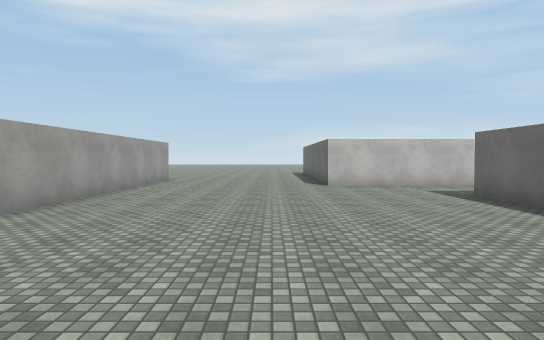
[1] (above)

23 first-person views from a walk through a 3-D level made in the Unity game engine. The camera is 1.5 m above the floor, tilts 2° down and sees 75° across. The floor is counted in squares, 2 m on a side. Each view is taken from the middle of a square. On the plan, view 1 faces up. The plan holds only what a view shows up to about 11 squares ahead; the rest is blank. The place goes on beyond the plan. The player is left out. Surface patterns are stand-ins for the level's own textures.

[2]
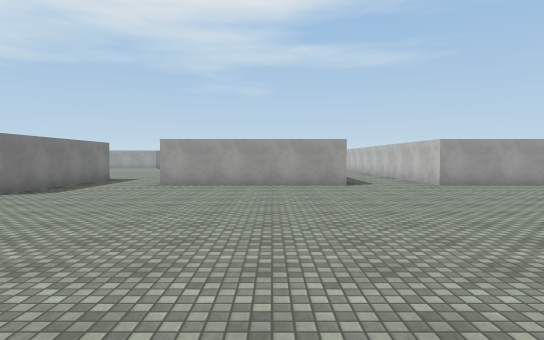

[3]
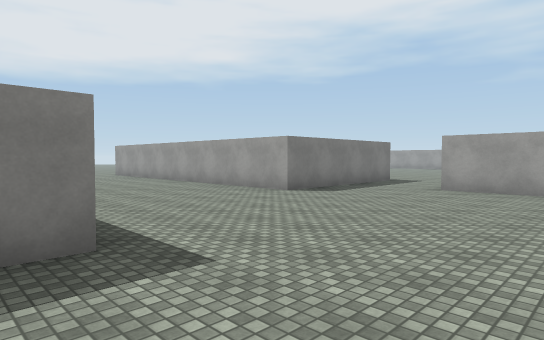

[4]
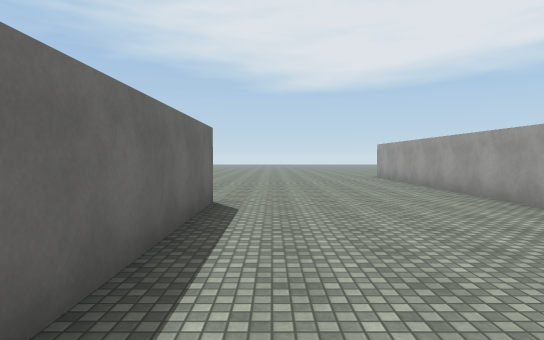

[5]
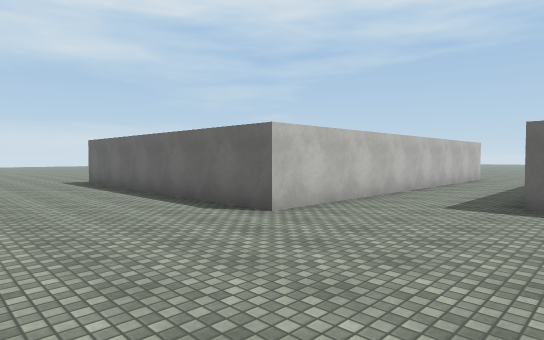

[6]
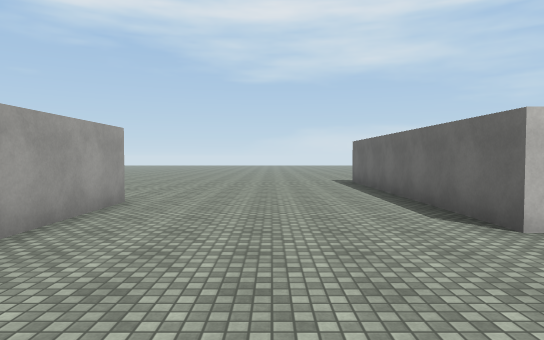

[7]
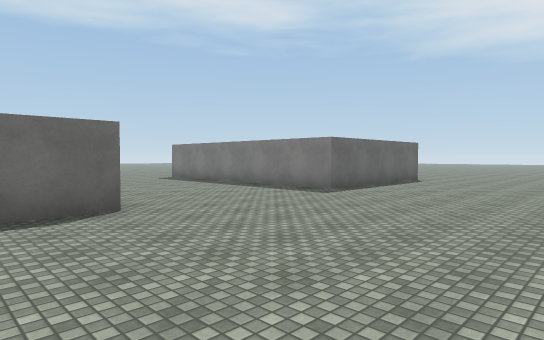

[8]
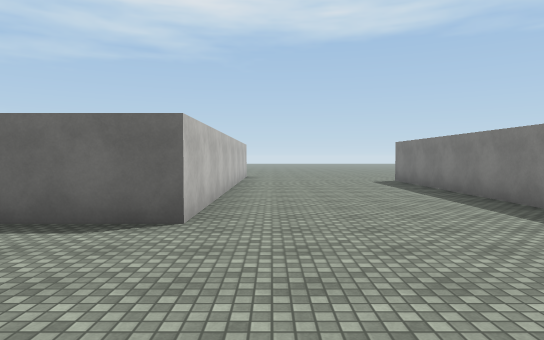

[9]
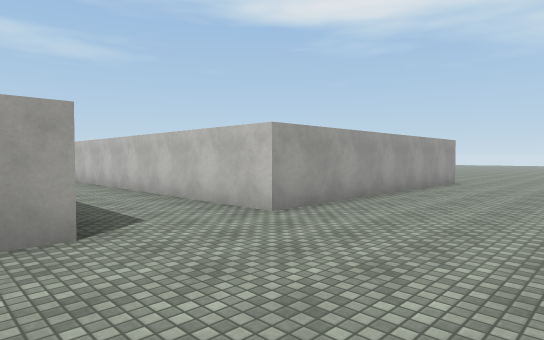

[10]
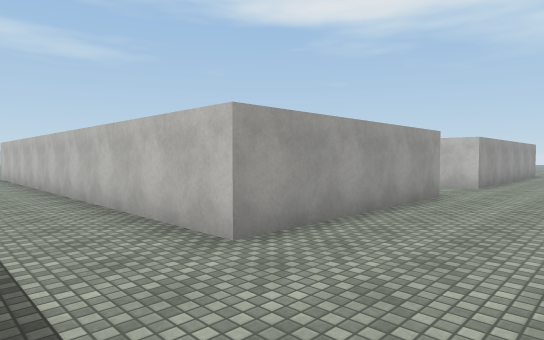

[11]
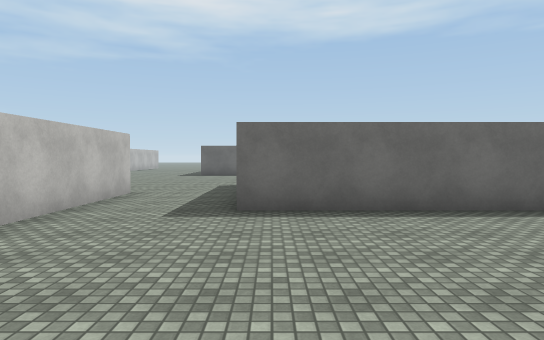

[12]
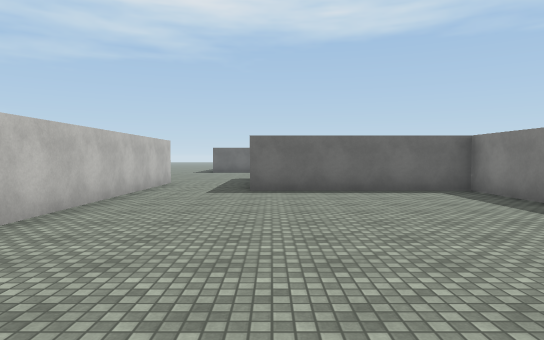

[13]
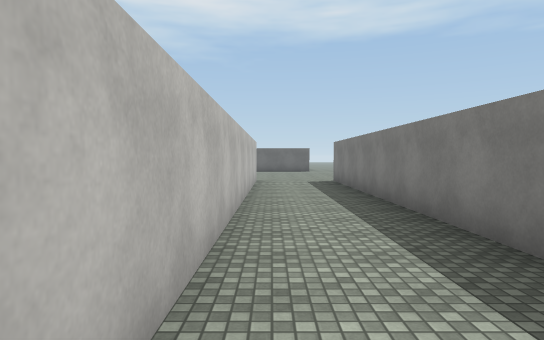

[14]
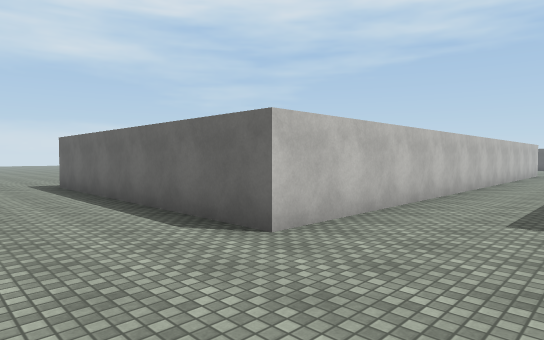

[15]
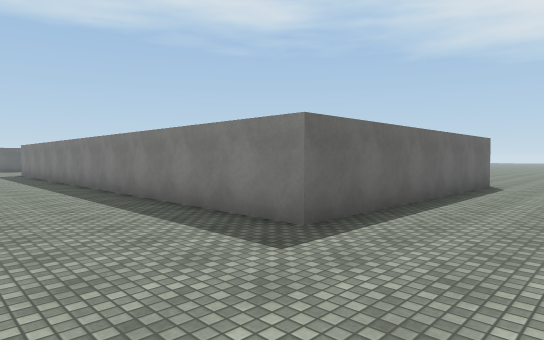

[16]
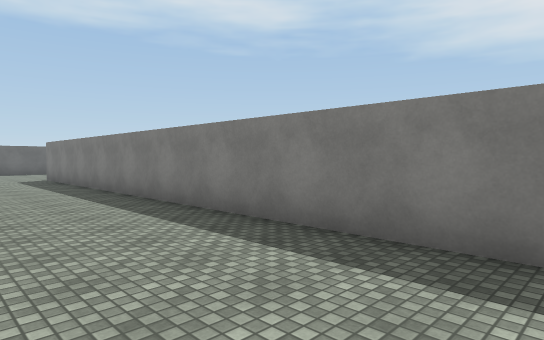

[17]
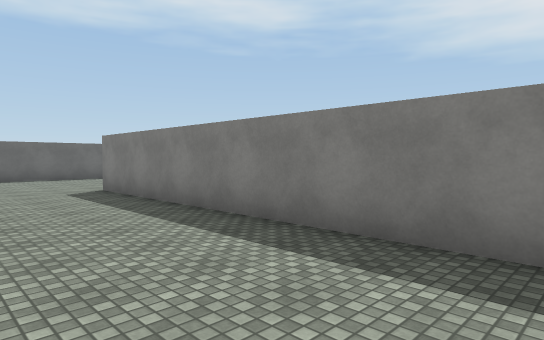

[18]
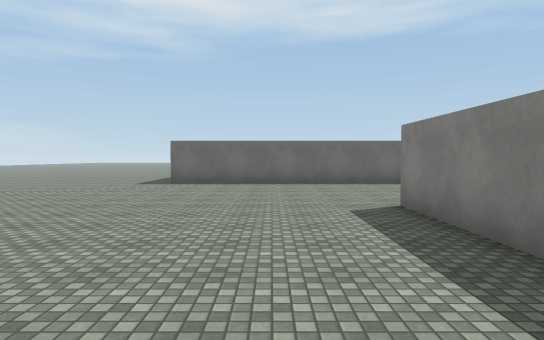

[19]
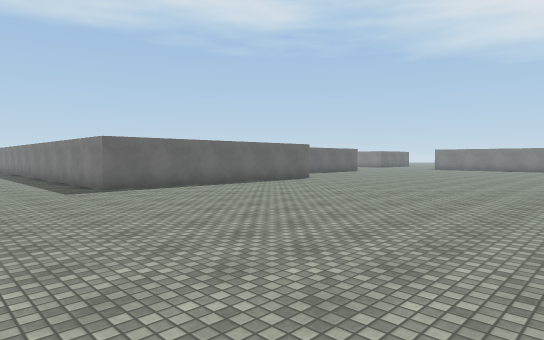

[20]
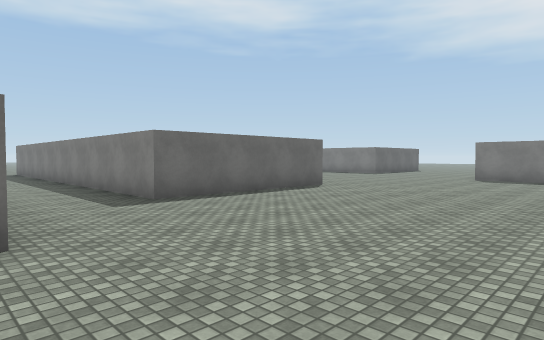

[21]
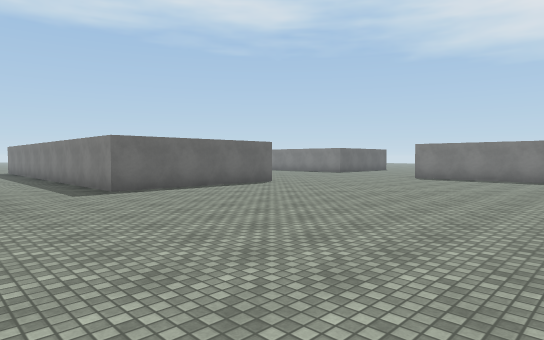

[22]
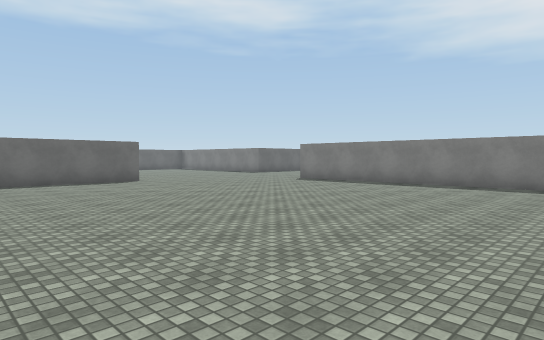

[23]
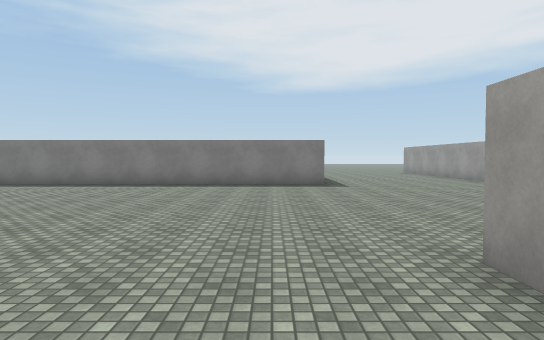

### Floor plan
Points are (right, up) in squares from view 1. A wall is a line through its corners. A room is listed if a view was taken in it or the views show most of it. See-through windows are left out.
Room 1 (views 1, 2, 3, 4, 5, 6, 7, 8, 9, 10)
walls: (-3.5, 2.1) (-3.5, -3); (7.5, 2) (4, 2) (4, 7); (-3.4, -5.5) (-1, -5.5) (-1, -10.5); (7.5, 9.5) (1.5, 9.5) (1.5, 15.5); (4, -8) (4, -3) (7.5, -3); (-3.5, 12) (-3.5, 4.5)
ways out: opening at (-4, -4.5) to room 2; opening at (-4, 3.5) to room 2; opening at (-3.3, 14) to room 2
Room 2 (views 11, 12, 13, 14, 15, 16, 17, 18, 19, 20, 21, 22, 23)
walls: (-16, -3) (-16, 2) (-4, 2); (-28.5, 0.1) (-28.5, -0.5); (-28.5, -8) (-19.2, -8); (-5.1, -5.5) (-3.4, -5.5); (-3.5, 4.5) (-18.5, 4.5) (-18.5, 12) (-3.5, 12); (-3.5, -3) (-14.6, -3); (-6, -10.5) (-6, -5.5)
ways out: opening at (-4, -4.5) to room 1; opening at (-4, 3.5) to room 1; opening at (-3.3, 14) to room 1

Positions as (right, up) in squares from view 1, and headings:
1: (0, 0), facing up
2: (6, 0), facing left
3: (5, 0), facing down-left
4: (3, -2), facing down
5: (-2, 6), facing up-right
6: (-1, 6), facing up
7: (-1, 4), facing down-right
8: (0, 1), facing right
9: (0, 1), facing up-left
10: (-1, -5), facing up-left
11: (-11, -6), facing right
12: (-14, -6), facing right
13: (-15, 4), facing right
14: (-21, 2), facing up-right
15: (-21, 15), facing down-right
16: (-17, 15), facing down-right
17: (-12, 15), facing down-right
18: (-9, 14), facing right
19: (-27, 15), facing down-right
20: (-22, 5), facing down-right
21: (-24, 5), facing down-right
22: (-27, 2), facing down-right
23: (-27, 2), facing down
